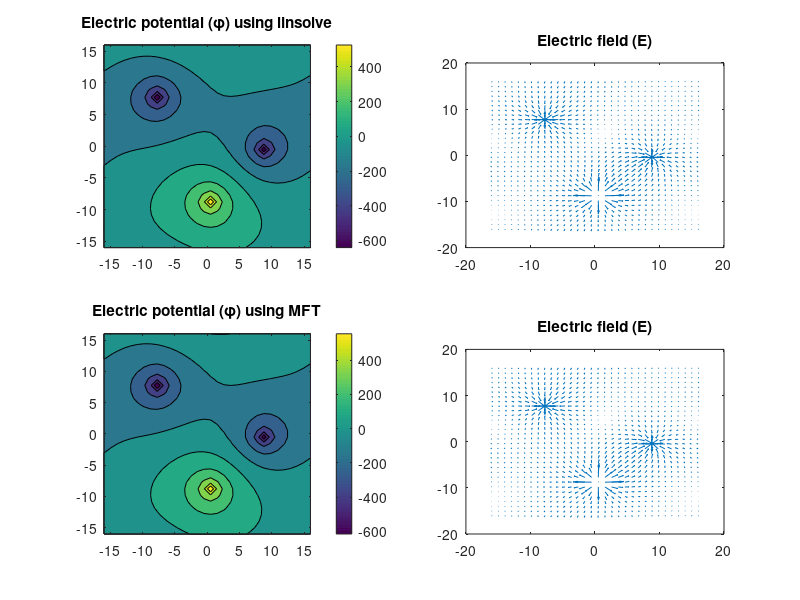

Write MATLAB code to recreate this figure.
N = 32;
Nt = N * N;
Np = 1;
q = -1;
e0 = 1;
L = N;
xmin = -L/2;
xmax = L/2;
H = 1/N;
H2 = H*H;
tol = 1e-10;
maxit = 100;
use_contour = 1;
d_term = 0.0; % Hockey book uses this so 1.0, but seems wrong
scale_arrows = 2.0;
wx = 1500;
wy = 500;

range = linspace(xmin, xmax, N);
[X, Y] = meshgrid(range, range);

% Add one charge exactly in the middle of the grid
rho = zeros(Nt, 1);
%rho = rho - q/(Nt-1);
rho(Nt*1/4 + N*12/16) = -q/(e0*H2);
rho(Nt*2/4 + N*4/16) = +q/(e0*H2);
%rho(Nt*3/4:Nt*3/4+N/2) = + q/(e0*H2*3);
rho(Nt*3/4 + N*8/16) = -q/(e0*H2);

sum_rho = sum(rho)

rho(rho == 0) = -sum_rho / (Nt - 3);

sum(rho)

% Big matrix of coefficients
A = zeros(Nt, Nt);

for i = 1:Nt
	j = i - 1;
	r = 1 + mod(j+1, Nt);
	l = 1 + mod(j-1, Nt);
	t = 1 + mod(j-N, Nt);
	b = 1 + mod(j+N, Nt);

	A(i,i) = -4;
	A(i,r) = 1;
	A(i,l) = 1;
	A(i,t) = 1;
	A(i,b) = 1;
endfor

A(1,1) = -3;



% ------------------------------------- MFT -------------------------------- %

rho_2d = reshape(rho, N, N);

g = fft2(rho_2d, N, N);

G = zeros(N, N);

for k = 0:N-1
	for l = 0:N-1
		G(k+1,l+1) = 1/(  2*(cos(2*pi*k/N) + cos(2*pi*l/N)) - 4.0 +
		d_term);
	endfor
endfor

% Correct division by 0
G(1,1)=0;

g = g .* G;

phi_fft = real(ifft2(g, N, N));

% -------------------------------------------------------------------------- %


%A = [1,zeros(1, Nt-1);A];
%rho = [0;rho];
%A(1,:) = 0;
%A(1,1) = -r;

%phi = A\rho;
%phi = pcr(-A, -rho, tol, maxit);

[L,U] = lu(A);

y = linsolve(L, rho);
phi_linsolve = linsolve(U, y);




phi = phi_linsolve;

phi = reshape(phi, N, N);

[Ex, Ey] = gradient(-phi, H);

subplot(2, 2, 1);
if(use_contour)
	contourf(X, Y, phi);
	colorbar()
else
	surf(X, Y, phi);
endif
title("Electric potential (\\phi) using linsolve");

subplot(2, 2, 2);
%contourf(X, Y, E);
%colorbar()
q=quiver(X, Y, Ex, Ey, scale_arrows);
%set(q, "showarrowhead", false);
set(q, "maxheadsize", 0.1);

title("Electric field (E)");




phi = phi_fft;

phi = reshape(phi, N, N);

[Ex, Ey] = gradient(-phi, H);

subplot(2, 2, 3);
if(use_contour)
	contourf(X, Y, phi);
	colorbar()
else
	surf(X, Y, phi);
endif
title("Electric potential (\\phi) using MFT");

subplot(2, 2, 4);
%contourf(X, Y, E);
%colorbar()
q=quiver(X, Y, Ex, Ey, scale_arrows);
%set(q, "showarrowhead", false);
set(q, "maxheadsize", 0.1);

title("Electric field (E)");
